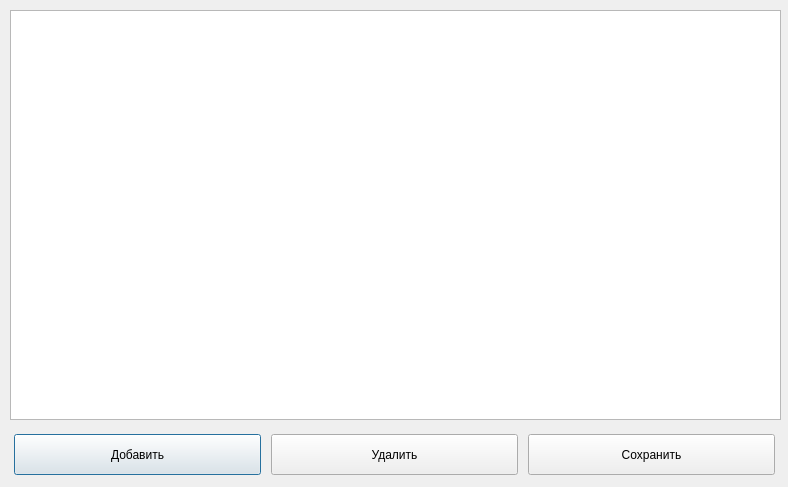
<?xml version="1.0" encoding="UTF-8"?>
<ui version="4.0">
 <class>GPPform</class>
 <widget class="QDialog" name="GPPform">
  <property name="geometry">
   <rect>
    <x>0</x>
    <y>0</y>
    <width>788</width>
    <height>487</height>
   </rect>
  </property>
  <property name="windowTitle">
   <string>GPP</string>
  </property>
  <widget class="QTableView" name="tVGPP">
   <property name="geometry">
    <rect>
     <x>10</x>
     <y>10</y>
     <width>771</width>
     <height>410</height>
    </rect>
   </property>
  </widget>
  <widget class="QWidget" name="horizontalLayoutWidget">
   <property name="geometry">
    <rect>
     <x>9</x>
     <y>429</y>
     <width>771</width>
     <height>51</height>
    </rect>
   </property>
   <layout class="QHBoxLayout" name="horizontalLayout">
    <property name="spacing">
     <number>10</number>
    </property>
    <property name="sizeConstraint">
     <enum>QLayout::SetDefaultConstraint</enum>
    </property>
    <property name="leftMargin">
     <number>5</number>
    </property>
    <property name="topMargin">
     <number>5</number>
    </property>
    <property name="rightMargin">
     <number>5</number>
    </property>
    <property name="bottomMargin">
     <number>5</number>
    </property>
    <item>
     <widget class="QPushButton" name="pB_add">
      <property name="sizePolicy">
       <sizepolicy hsizetype="Minimum" vsizetype="Minimum">
        <horstretch>0</horstretch>
        <verstretch>0</verstretch>
       </sizepolicy>
      </property>
      <property name="text">
       <string>Добавить</string>
      </property>
     </widget>
    </item>
    <item>
     <widget class="QPushButton" name="pB_remove">
      <property name="sizePolicy">
       <sizepolicy hsizetype="Minimum" vsizetype="Minimum">
        <horstretch>0</horstretch>
        <verstretch>0</verstretch>
       </sizepolicy>
      </property>
      <property name="text">
       <string>Удалить</string>
      </property>
     </widget>
    </item>
    <item>
     <widget class="QPushButton" name="pB_save">
      <property name="sizePolicy">
       <sizepolicy hsizetype="Minimum" vsizetype="Minimum">
        <horstretch>0</horstretch>
        <verstretch>0</verstretch>
       </sizepolicy>
      </property>
      <property name="text">
       <string>Сохранить</string>
      </property>
     </widget>
    </item>
   </layout>
  </widget>
 </widget>
 <resources/>
 <connections/>
</ui>
